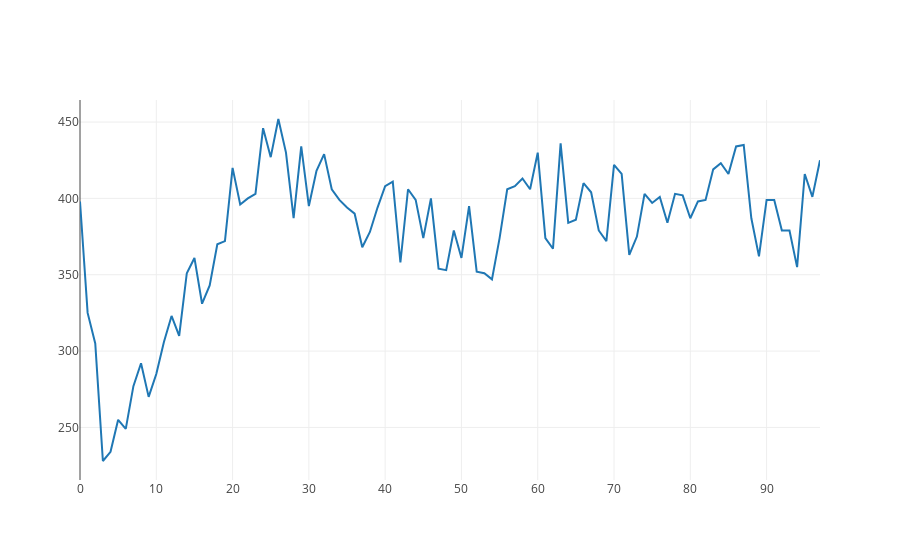

Notebook cell for this chart:
### Markdown cell above
# nombres de tués
nombres de tués par cycles
```python
vogel.draw_death()
```

### Code cell
V.draw_death()
